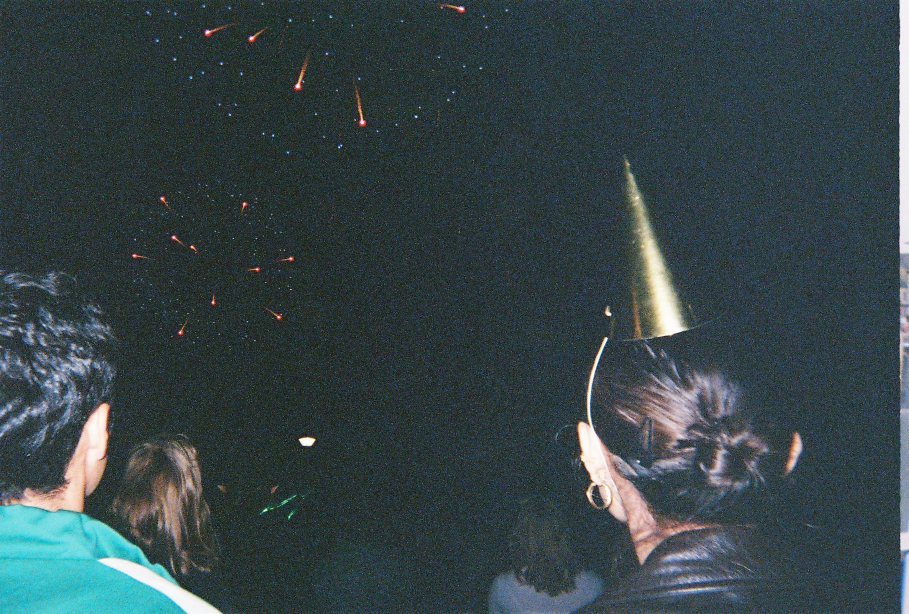
#> input picture websitephotos/full/A045304-R1-10-12A.JPEG, 1818 x 1228 px (shown at 1/2 size); its folder holds 4 pictures in this run
$ python build_photomosaic_manifest.py
#> lines starting #> are read from the running program, lines starting #| are printed output that depends on the picture
#> in main, img is the input picture: PIL image 1818x1228 RGB; mean R, G, B 54, 68.3, 71.2
import os
import json
from PIL import Image
import colorsys

# ------------------------------------------------------------
# CONFIG — You can adjust these paths if needed
# ------------------------------------------------------------
FULL_DIR  = "websitephotos/full"
THUMB_DIR = "websitephotos/thumbs"
OUTPUT_JSON = "photolist.json"

THUMB_WIDTH = 500   # Thumbnail width (height auto-adjusted)


# ------------------------------------------------------------
# Ensure output directories exist
# ------------------------------------------------------------
os.makedirs(THUMB_DIR, exist_ok=True)


# ------------------------------------------------------------
# Utility: Compute average H, S, L of an image
# ------------------------------------------------------------
def compute_average_hsl(img):
    # Downscale heavily for speed & uniformity
    target_w = 32
    aspect = img.height / img.width
#> aspect = 0.675
    target_h = max(8, int(target_w * aspect))
#> target_h = 21

    small = img.resize((target_w, target_h), Image.LANCZOS).convert("RGB")
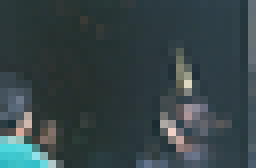
#> small: PIL image 32x21 RGB (shown 8 times larger); mean R, G, B 53.6, 67.9, 70.8
    pixels = list(small.getdata())
#> pixels = 672 items, first 6: (44, 56, 58), (42, 55, 57), (41, 54, 55), (40, 53, 52), (39, 53, 52), (41, 54, 55)

    # Accumulate RGB values
    r_sum = g_sum = b_sum = 0
    for r, g, b in pixels:
        r_sum += r
        g_sum += g
        b_sum += b
#> this loop made 672 passes
#> (r, g, b, r_sum, g_sum, b_sum) on passes 1 to 3: (44, 56, 58, 44, 56, 58), (42, 55, 57, 86, 111, 115), (41, 54, 55, 127, 165, 170)
#> after the loop, b_sum = 47590; g_sum = 45636; r_sum = 36022

    count = len(pixels)
#> count = 672
    r_avg = r_sum / count / 255
#> r_avg = 0.21
    g_avg = g_sum / count / 255
#> g_avg = 0.266
    b_avg = b_sum / count / 255
#> b_avg = 0.278

    # Convert to HSL using Python's colorsys
    h, l, s = colorsys.rgb_to_hls(r_avg, g_avg, b_avg)
#> h = 0.528; l = 0.244; s = 0.138
    # colorsys returns HLS; convert to HSL
    return {
        "h": h,
        "s": s,
        "l": l
    }


# ------------------------------------------------------------
# Utility: Generate thumbnail
# ------------------------------------------------------------
def create_thumbnail(src_path, dest_path):
    img = Image.open(src_path)
    w, h = img.size

    # Compute scale factor
    scale = THUMB_WIDTH / w
    new_size = (THUMB_WIDTH, int(h * scale))

    img_thumb = img.resize(new_size, Image.LANCZOS)
    img_thumb.save(dest_path, quality=85, optimize=True)


# ------------------------------------------------------------
# Main logic
# ------------------------------------------------------------
def main():
    print("Scanning:", FULL_DIR)
    files = sorted(os.listdir(FULL_DIR))

    output_list = []

    for filename in files:
        if not filename.lower().endswith((".jpg", ".jpeg", ".png")):
            continue

        full_path = os.path.join(FULL_DIR, filename)
        thumb_path = os.path.join(THUMB_DIR, filename)

        print(f"Processing: {filename}")

        try:
            img = Image.open(full_path)

            # 1. Compute HSL
            hsl = compute_average_hsl(img)
#> hsl = {'h': 0.528, 's': 0.138, 'l': 0.244}

            # 2. Create thumbnail (only once)
            if not os.path.exists(thumb_path):
                create_thumbnail(full_path, thumb_path)

            # 3. Add record to manifest
            output_list.append({
                "name": filename,
                "h": hsl["h"],
                "s": hsl["s"],
                "l": hsl["l"]
            })

        except Exception as e:
            print("⚠️ Error processing", filename, "→", e)
#> pass 2 of the loop in main, `for filename in files:`:
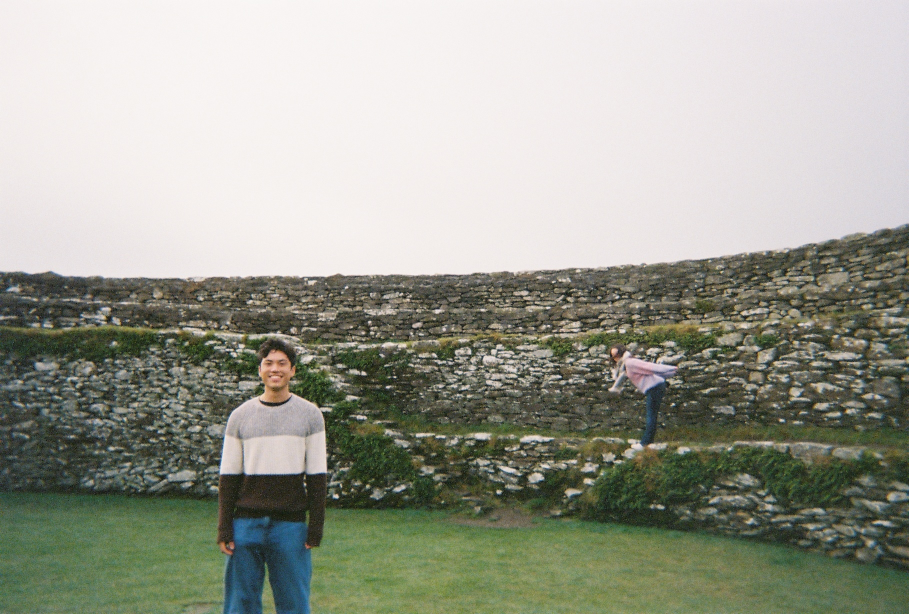
#> input picture websitephotos/full/A045304-R1-13-16A.JPEG, 1818 x 1228 px (shown at 1/2 size)
#> in main, img is the input picture: PIL image 1818x1228 RGB; mean R, G, B 156.8, 158.8, 146.8
#> in compute_average_hsl (call 2), `small = img.resize((target_w, target_h), Image.LANCZOS).convert("RGB")`:
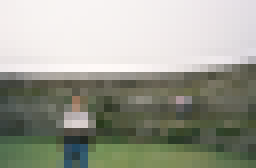
#> small: PIL image 32x21 RGB (shown 8 times larger); mean R, G, B 156.8, 158.8, 146.8
#> pixels = 672 items, first 6: (244, 239, 239), (245, 240, 239), (246, 242, 241), (247, 243, 242), (247, 243, 242), (247, 243, 242)
#> the loop in compute_average_hsl (call 2), `for r, g, b in pixels:` made 672 passes
#> (r, g, b, r_sum, g_sum, b_sum) on passes 1 to 3: (244, 239, 239, 244, 239, 239), (245, 240, 239, 489, 479, 478), (246, 242, 241, 735, 721, 719)
#> after the loop in compute_average_hsl (call 2), `for r, g, b in pixels:`: b_sum = 98651; g_sum = 106719; r_sum = 105373
#> r_avg = 0.615
#> g_avg = 0.623
#> b_avg = 0.576
#> h = 0.194; l = 0.599; s = 0.0587
#> hsl = {'h': 0.194, 's': 0.0587, 'l': 0.599}
#> pass 3 of the loop in main, `for filename in files:`:
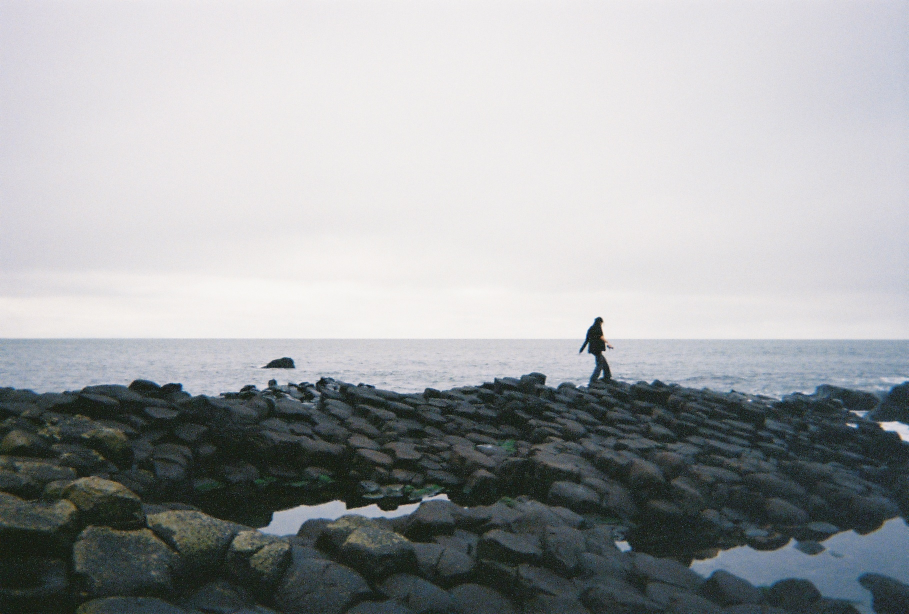
#> input picture websitephotos/full/A045304-R1-16-19A.JPEG, 1818 x 1228 px (shown at 1/2 size)
#> in main, img is the input picture: PIL image 1818x1228 RGB; mean R, G, B 160.1, 162.9, 164.7
#> in compute_average_hsl (call 3), `small = img.resize((target_w, target_h), Image.LANCZOS).convert("RGB")`:
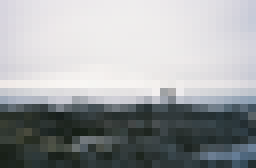
#> small: PIL image 32x21 RGB (shown 8 times larger); mean R, G, B 160.1, 162.9, 164.7
#> pixels = 672 items, first 6: (216, 213, 223), (220, 217, 225), (224, 221, 227), (226, 224, 229), (229, 226, 231), (231, 229, 233)
#> the loop in compute_average_hsl (call 3), `for r, g, b in pixels:` made 672 passes
#> (r, g, b, r_sum, g_sum, b_sum) on passes 1 to 3: (216, 213, 223, 216, 213, 223), (220, 217, 225, 436, 430, 448), (224, 221, 227, 660, 651, 675)
#> after the loop in compute_average_hsl (call 3), `for r, g, b in pixels:`: b_sum = 110683; g_sum = 109439; r_sum = 107585
#> r_avg = 0.628
#> g_avg = 0.639
#> b_avg = 0.646
#> h = 0.567; l = 0.637; s = 0.0249
#> hsl = {'h': 0.567, 's': 0.0249, 'l': 0.637}
#> the loop made 4 passes; the first 3 are shown

    # 4. Write JSON manifest
    with open(OUTPUT_JSON, "w") as f:
        json.dump(output_list, f, indent=2)

    print("\nDone! Wrote:", OUTPUT_JSON)
    print(f"Total images processed: {len(output_list)}")


# ------------------------------------------------------------
# Entry
# ------------------------------------------------------------
if __name__ == "__main__":
    main()
